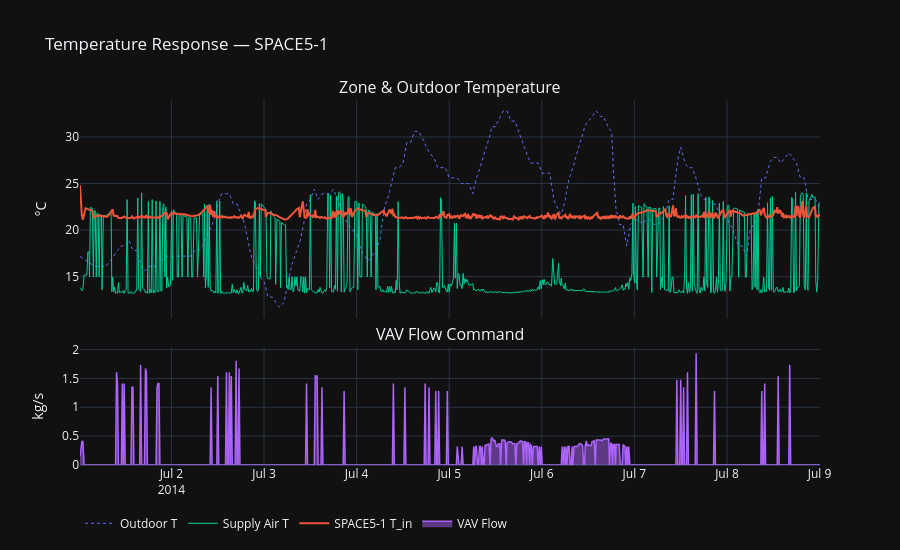

The cell this chart's notebook holds for it:
### Markdown cell above
## 1 · Temperature Response vs Flow Command

### Code cell
fig = make_subplots(
    rows=2, cols=1, shared_xaxes=True,
    row_heights=[0.65, 0.35],
    subplot_titles=['Zone & Outdoor Temperature', 'VAV Flow Command'],
    vertical_spacing=0.08
)

# Row 1: Temperatures
fig.add_trace(go.Scatter(x=df['Datetime'], y=df['Out_Temp_C'],
    name='Outdoor T', line=dict(color='#636EFA', width=1, dash='dot')), row=1, col=1)
fig.add_trace(go.Scatter(x=df['Datetime'], y=df[f'Fan_Out_Temp_C'],
    name='Supply Air T', line=dict(color='#00CC96', width=1)), row=1, col=1)
fig.add_trace(go.Scatter(x=df['Datetime'], y=df[f'{ZONE}_Temp_C'],
    name=f'{ZONE} T_in', line=dict(color='#EF553B', width=2)), row=1, col=1)
# fig.add_trace(go.Scatter(x=df['Datetime'], y=df[f'{ZONE}_T_m_C'],
#     name=f'{ZONE} T_m (Radiant)', line=dict(color='#FFA15A', width=1.5)), row=1, col=1)

# Row 2: VAV flow
fig.add_trace(go.Scatter(x=df['Datetime'], y=df[f'{ZONE}_VAV_Flow_kg_s'],
    name='VAV Flow', fill='tozeroy',
    line=dict(color='#AB63FA', width=1.5)), row=2, col=1)

fig.update_layout(template='plotly_dark', height=550,
    title=f'Temperature Response — {ZONE}',
    legend=dict(orientation='h', y=-0.12))
fig.update_yaxes(title_text='°C', row=1, col=1)
fig.update_yaxes(title_text='kg/s', row=2, col=1)
fig.show()

### Figure 1 — Plotly figure (JSON) as saved in the notebook; plotly's stock layout.template omitted (floating-point values rounded to 4 significant figures; data arrays with more than 128 entries replaced by an {"elided": "..."} marker saying what was removed)
{"data": [{"line": {"color": "#636EFA", "dash": "dot", "width": 1}, "name": "Outdoor T", "type": "scatter", "x": {"elided": "768 str values"}, "xaxis": "x", "y": {"elided": "768 float values"}, "yaxis": "y"}, {"line": {"color": "#00CC96", "width": 1}, "name": "Supply Air T", "type": "scatter", "x": {"elided": "768 str values"}, "xaxis": "x", "y": {"elided": "768 float values"}, "yaxis": "y"}, {"line": {"color": "#EF553B", "width": 2}, "name": "SPACE5-1 T_in", "type": "scatter", "x": {"elided": "768 str values"}, "xaxis": "x", "y": {"elided": "768 float values"}, "yaxis": "y"}, {"fill": "tozeroy", "line": {"color": "#AB63FA", "width": 1.5}, "name": "VAV Flow", "type": "scatter", "x": {"elided": "768 str values"}, "xaxis": "x2", "y": {"elided": "768 float values"}, "yaxis": "y2"}], "layout": {"annotations": [{"font": {"size": 16}, "showarrow": false, "text": "Zone & Outdoor Temperature", "x": 0.5, "xanchor": "center", "xref": "paper", "y": 1, "yanchor": "bottom", "yref": "paper"}, {"font": {"size": 16}, "showarrow": false, "text": "VAV Flow Command", "x": 0.5, "xanchor": "center", "xref": "paper", "y": 0.322, "yanchor": "bottom", "yref": "paper"}], "height": 550, "legend": {"orientation": "h", "y": -0.12}, "title": {"text": "Temperature Response — SPACE5-1"}, "xaxis": {"anchor": "y", "domain": [0, 1], "matches": "x2", "showticklabels": false}, "xaxis2": {"anchor": "y2", "domain": [0, 1]}, "yaxis": {"anchor": "x", "domain": [0.402, 1], "title": {"text": "°C"}}, "yaxis2": {"anchor": "x2", "domain": [0, 0.322], "title": {"text": "kg/s"}}}}
